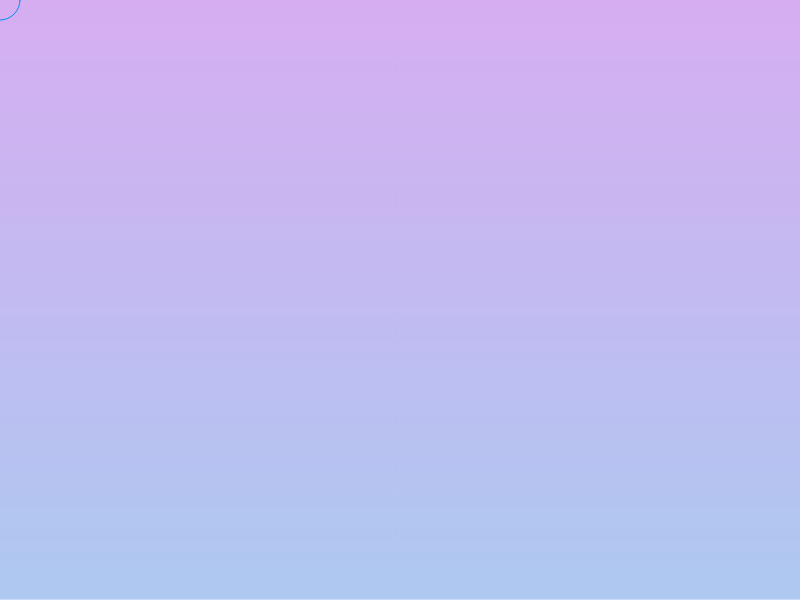
Frame 1 (no input)
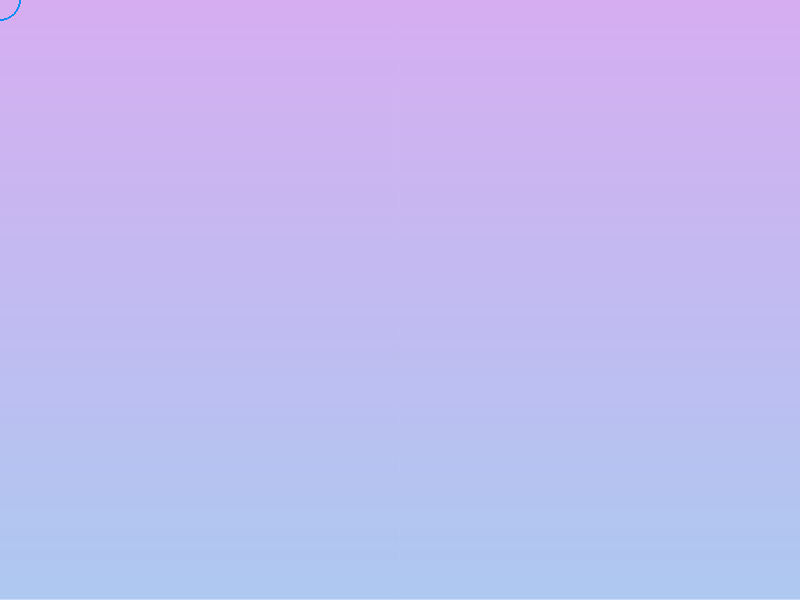
Frame 60 (no input)
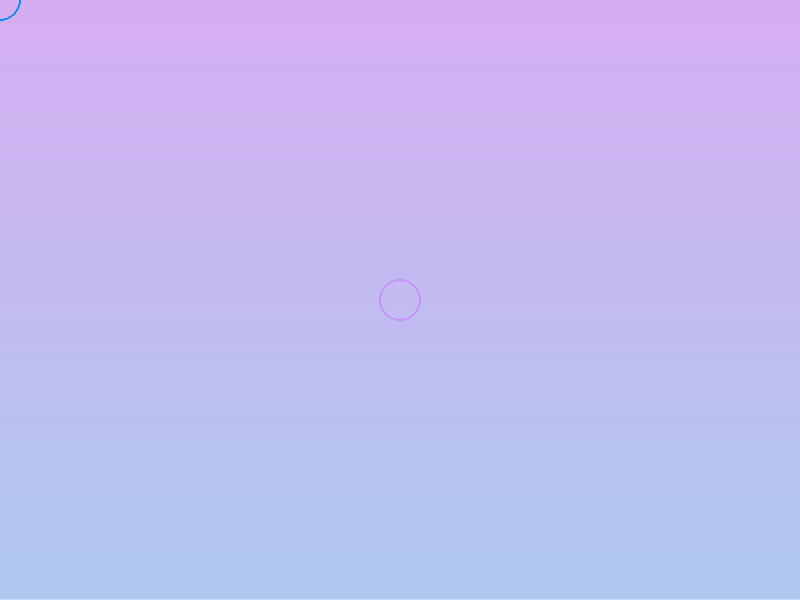
Frame 120 (the mouse pressed at the canvas centre since frame 60)

The p5.js sketch that drew these frames (run headless with seeded random() and noise() and a simulated clock; from frame 60 on, the mouse is pressed at the canvas centre):

// p5.js sketch
// ── sketch.js
var c1, c2, c3;

function setup() {
  createCanvas(displayWidth, displayHeight);
  c1 = color(201, 147, 237);
  c2 = color(147, 183, 237);
  
  setGradient(c1, c2);
}

function draw() {
 stroke(mouseX-200,140,250);
 ellipse(mouseX, mouseY, 40, 40);
  
}





function setGradient(c1, c2) {
  // noprotect
  noFill();
  for (var y = 0; y < height; y++) {
    var inter = map(y, 0, height, 0, 1);
    var c = lerpColor(c1, c2, inter);
    stroke(c);
    line(0, y, width, y);
  }
}
// ── style.css
html, body {
  margin: 0;
  padding: 0;
}

canvas {
  display: block;
}
#main{
  background: rgba(200, 0, 255, 0.5);
  padding: 3%;
  width: 40%;
  height: 120%;
  border-radius: 25px;
  left: 10%;
  top: 5%;
  position: absolute;
}
